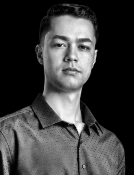
#> input picture assets/source-prepped.png, 134 x 175 px
$ python make_ascii_svg.py
#> lines starting #> are read from the running program, lines starting #| are printed output that depends on the picture
#!/usr/bin/env python3
"""
Etapa 3b do guia — foto preparada => SVG ASCII que "se digita".

Decisões:
  * ~100 colunas: abaixo disso o rosto some; acima, o SVG pesa e a fonte
    fica ilegível no card de 370px.
  * Glifo de terminal tem ~2:1 (altura:largura), por isso as linhas são
    amostradas com metade da densidade das colunas.
  * Cada linha é um <text> com textLength fixo: a largura fica idêntica
    em qualquer fonte monoespaçada que o navegador escolher.
  * Animação: clipPath por linha cuja largura cresce (SMIL), com um cursor
    que acompanha — escalonado de cima p/ baixo, roda uma vez e congela.
    Tudo dentro do SVG, porque o GitHub remove <script> e CSS do README.
"""
import os
import sys
from xml.sax.saxutils import escape

import cv2
import numpy as np
from PIL import Image

sys.path.insert(0, os.path.dirname(__file__))
import config  # noqa: E402

COLS = int(os.environ.get("ASCII_COLS", 100))
# Rampa curta = degraus de tom distintos. Rampas de 70 glifos parecem mais
# "ricas", mas viram ruído em fotos pequenas: vizinhos de tom quase igual
# recebem glifos de formas muito diferentes.
RAMP = os.environ.get("ASCII_RAMP", " .:-=+*#%@")
CHAR_W, CHAR_H = 7.2, 13.0
PAD, BAR = 16, 30
ROW_DUR, ROW_STAGGER = 0.22, 0.045
STATIC = os.environ.get("STATIC") == "1"


def to_ascii(path: str):
    img = Image.open(path).convert("L")
    # Resíduo do recorte de fundo (pixels quase pretos) virava "- = :" acima da
    # cabeça. Abaixo do limiar = fundo = espaço.
    floor = int(os.environ.get("ASCII_FLOOR", 45))
    img = img.point(lambda v: 0 if v < floor else v)
    w, h = img.size
    rows = max(1, int(COLS * (h / w) * (CHAR_W / CHAR_H)))
    small = np.asarray(img.resize((COLS, rows), Image.LANCZOS), dtype=np.float32) / 255.0
    # Foto escura sobre card escuro: sem levantar sombras o cabelo (e o contorno
    # da cabeça) simplesmente some. Gamma < 1 clareia os tons baixos; o unsharp
    # realça olhos, sobrancelhas e boca, que é o que faz o rosto ser reconhecível.
    gamma = float(os.environ.get("ASCII_GAMMA", 0.85))
    blur = cv2.GaussianBlur(small, (0, 0), 1.1)
    small = np.clip(small + float(os.environ.get("ASCII_SHARP", 0.0)) * (small - blur), 0, 1)
    lo, hi = np.percentile(small, (3, 97))     # stretch: usa a rampa inteira
    small = np.clip((small - lo) / max(hi - lo, 1e-6), 0, 1) ** gamma
    idx = (small * (len(RAMP) - 1)).round().astype(int)
    lines = ["".join(RAMP[i] for i in row).rstrip() for row in idx]
    # remove linhas vazias nas pontas (sem sujeito)
    while lines and not lines[0].strip():
        lines.pop(0)
    while lines and not lines[-1].strip():
        lines.pop()
    return lines


def render(lines):
    t = config.THEME
    inner_w = COLS * CHAR_W
    W = int(inner_w + PAD * 2)
    art_h = len(lines) * CHAR_H
    H = int(max(BAR + PAD + art_h + PAD, W * config.PORTRAIT_ASPECT))
    top = BAR + (H - BAR - art_h) / 2          # centraliza a arte na vertical
    out = [
        f'<svg xmlns="http://www.w3.org/2000/svg" width="{W}" height="{H}" viewBox="0 0 {W} {H}">',
        "<defs>",
    ]
    if not STATIC:
        for i, line in enumerate(lines):
            lw = len(line) * CHAR_W
            begin = i * ROW_STAGGER
            out.append(
                f'<clipPath id="r{i}"><rect x="{PAD}" y="{top + i * CHAR_H - 1}" width="0" height="{CHAR_H + 2}">'
                f'<animate attributeName="width" from="0" to="{lw + 2:.1f}" begin="{begin:.3f}s" dur="{ROW_DUR}s" fill="freeze"/>'
                "</rect></clipPath>"
            )
    out += [
        "</defs>",
        f'<rect x=".5" y=".5" width="{W - 1}" height="{H - 1}" rx="10" fill="{t["panel"]}" stroke="{t["border"]}"/>',
        f'<path d="M.5 10.5a10 10 0 0 1 10-10h{W - 21}a10 10 0 0 1 10 10V{BAR}H.5z" fill="{t["titlebar"]}"/>',
        f'<circle cx="18" cy="15" r="5" fill="#ff5f57"/><circle cx="34" cy="15" r="5" fill="#febc2e"/><circle cx="50" cy="15" r="5" fill="#28c840"/>',
        f'<text x="{W / 2}" y="19" text-anchor="middle" font-family="{config.FONT_MONO}" font-size="11" fill="{t["muted"]}">~/portrait.txt</text>',
        f'<g font-family="{config.FONT_MONO}" font-size="11.5" fill="{t["ascii"]}" xml:space="preserve" style="white-space:pre">',
    ]
    last_end = 0.0
    for i, line in enumerate(lines):
        if not line:
            continue
        y = top + (i + 1) * CHAR_H - 3
        lw = len(line) * CHAR_W
        clip = "" if STATIC else f' clip-path="url(#r{i})"'
        # Espaços viram NBSP (U+00A0): Chrome/GitHub colapsam espaços comuns em
        # SVG apesar de xml:space, a linha perde o recuo e o textLength a estica.
        # Com NBSP cada coluna ocupa exatamente uma célula em qualquer navegador.
        txt = escape(line).replace(" ", "\u00a0")
        out.append(
            f'<text x="{PAD}" y="{y:.1f}" textLength="{lw:.1f}" lengthAdjust="spacingAndGlyphs"{clip}>{txt}</text>'
        )
        if not STATIC:
            begin = i * ROW_STAGGER
            last_end = begin + ROW_DUR
            # cursor: aparece no início da linha, corre junto do wipe e some
            out.append(
                f'<rect x="{PAD}" y="{top + i * CHAR_H}" width="7" height="{CHAR_H - 1}" fill="{t["accent"]}" opacity="0">'
                f'<set attributeName="opacity" to="1" begin="{begin:.3f}s"/>'
                f'<animate attributeName="x" from="{PAD}" to="{PAD + lw:.1f}" begin="{begin:.3f}s" dur="{ROW_DUR}s" fill="freeze"/>'
                f'<set attributeName="opacity" to="0" begin="{begin + ROW_DUR:.3f}s"/>'
                "</rect>"
            )
    out.append("</g>")
    if not STATIC:
        # cursor final piscando depois que o desenho termina
        y = top + art_h - CHAR_H
        out.append(
            f'<rect x="{PAD}" y="{y}" width="7" height="{CHAR_H - 1}" fill="{t["accent"]}" opacity="0">'
            f'<animate attributeName="opacity" values="0;1;1;0" keyTimes="0;0.01;0.5;0.51" dur="1.1s" begin="{last_end:.2f}s" repeatCount="indefinite"/>'
            "</rect>"
        )
    out.append("</svg>")
    return "\n".join(out)


def main():
    src = sys.argv[1] if len(sys.argv) > 1 else config.PHOTO_PREPPED
    dst = sys.argv[2] if len(sys.argv) > 2 else config.PORTRAIT_SVG
    lines = to_ascii(src)
#> in to_ascii, img is the input picture: PIL image 134x175 L; min 0, max 248, mean 61.8
#> in to_ascii, `img = img.point(lambda v: 0 if v < floor else v)`:
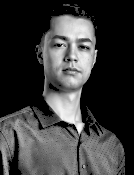
#> img: PIL image 134x175 L; min 0, max 248, mean 60.1
#> in to_ascii, `small = np.asarray(img.resize((COLS, rows), Image.LANCZOS), dtype=np.f..`:
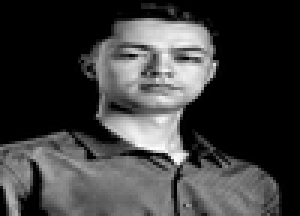
#> small: shape (72, 100) float32 (shown 3 times larger); min 0, max 1, mean 0.237
#> in to_ascii, `blur = cv2.GaussianBlur(small, (0, 0), 1.1)`:
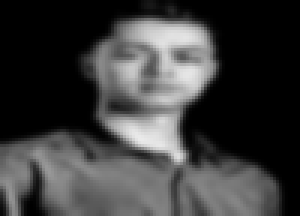
#> blur: shape (72, 100) float32 (shown 3 times larger); min 0, max 0.919, mean 0.237
#> in to_ascii, `lo, hi = np.percentile(small, (3, 97))`: lo = 0; hi = 0.851
#> in to_ascii, `small = np.clip((small - lo) / max(hi - lo, 1e-6), 0, 1) ** gamma`:
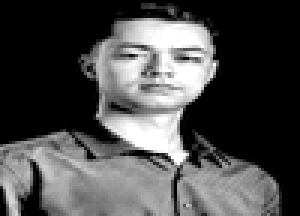
#> small: shape (72, 100) float32 (shown 3 times larger); min 0, max 1, mean 0.299
#> the loop in to_ascii, `while lines and not lines[0].strip():` made 1 pass
#> after the loop in to_ascii, `while lines and not lines[0].strip():`: lines = 71 items
#> lines = 71 items
    with open(dst, "w", encoding="utf-8") as f:
        f.write(render(lines))
#> in render, `art_h = len(lines) * CHAR_H`: art_h = 923
#> in render, `H = int(max(BAR + PAD + art_h + PAD, W * config.PORTRAIT_ASPECT))`: H = 1007
#> in render, `top = BAR + (H - BAR - art_h) / 2`: top = 57
#> the loop in render, `for i, line in enumerate(lines):` made 71 passes
#> (lw, begin) on passes 1 to 12: (417.6, 0), (432, 0.045), (432, 0.09), (460.8, 0.135), (468, 0.18), (504, 0.225), (511.2, 0.27), (511.2, 0.315), (504, 0.36), (525.6, 0.405), (525.6, 0.45), (511.2, 0.495)
#> after the loop in render, `for i, line in enumerate(lines):`: out = 73 items
#> the loop in render, `for i, line in enumerate(lines):` made 71 passes
#> (y, lw, clip, begin, last_end) on passes 1 to 12: (67, 417.6, ' clip-path="url(#r0)"', 0, 0.22), (80, 432, ' clip-path="url(#r1)"', 0.045, 0.265), (93, 432, ' clip-path="url(#r2)"', 0.09, 0.31), (106, 460.8, ' clip-path="url(#r3)"', 0.135, 0.355), (119, 468, ' clip-path="url(#r4)"', 0.18, 0.4), (132, 504, ' clip-path="url(#r5)"', 0.225, 0.445), (145, 511.2, ' clip-path="url(#r6)"', 0.27, 0.49), (158, 511.2, ' clip-path="url(#r7)"', 0.315, 0.535), (171, 504, ' clip-path="url(#r8)"', 0.36, 0.58), (184, 525.6, ' clip-path="url(#r9)"', 0.405, 0.625), (197, 525.6, ' clip-path="url(#r10)"', 0.45, 0.67), (210, 511.2, ' clip-path="url(#r11)"', 0.495, 0.715)
#> (y, lw, begin, last_end) on passes 61 to 66: (847, 669.6, 2.7, 2.92), (860, 669.6, 2.75, 2.97), (873, 676.8, 2.79, 3.01), (886, 676.8, 2.83, 3.06), (899, 676.8, 2.88, 3.1), (912, 676.8, 2.92, 3.15)
#> after the loop in render, `for i, line in enumerate(lines):`: out = 221 items
#> in render, `y = top + art_h - CHAR_H`: y = 967
    print(f"ok -> {dst} ({COLS}x{len(lines)})")
#| ok -> assets/portrait.svg (100x71)


if __name__ == "__main__":
    main()
